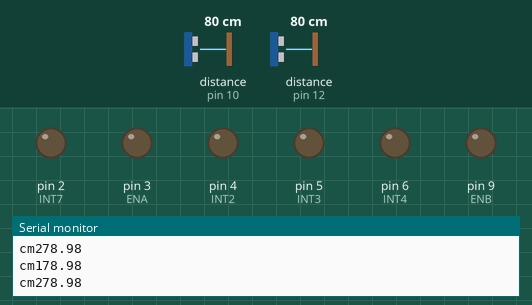
Simulated run of this sketch. Board: Arduino Uno, built with avr-gcc and run on an emulated ATmega328P. On the bench: output pins drawn as LEDs (lit = HIGH), the last lines printed to the serial monitor. Wiring (inferred from the names in the program): 2 × ultrasonic range finder: trigger pin 11, echo pin 10 / trigger pin 13, echo pin 12. Inputs (shaded band) come from the test bench; at power-on: distance to the obstacle (sensors on pin 12, pin 10) 80 cm. The echo pulse lasts 58.3 µs per cm; pins used as bus, display or sensor lines are not drawn.

Above: at 4.2 s.
4.3 s: distance to the obstacle (sensor on pin 12) set to 54 cm
5.8 s: distance to the obstacle (sensor on pin 12) set to 47 cm
7.3 s: distance to the obstacle (sensor on pin 10) set to 24 cm
At 8.3 s:
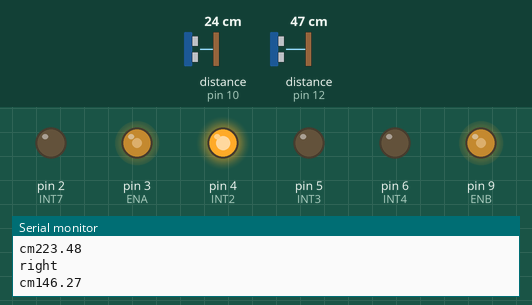
8.8 s: distance to the obstacle (sensor on pin 10) set to 29 cm
At 9.6 s:
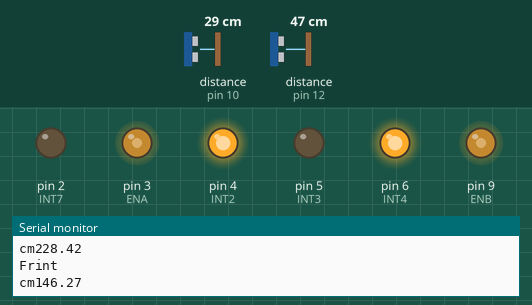
10.3 s: distance to the obstacle (sensor on pin 12) set to 27 cm
11.8 s: distance to the obstacle (sensor on pin 12) set to 24 cm
At 13.0 s:
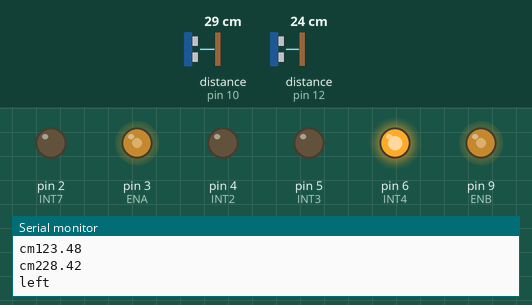
Timing chart, 0 to 14.3 s (numbered marks = the images above; inputs shaded):
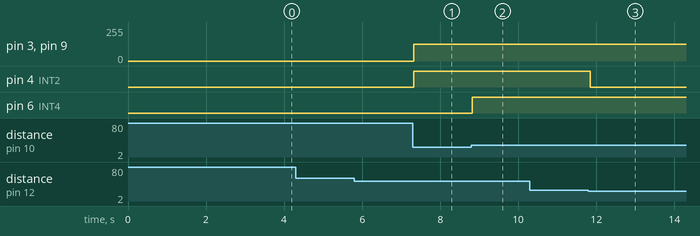

Measured:
- the behaviour switches between 25 and 26 cm on distance to the obstacle (sensor on pin 10) (found by bisection; images 1 and 2)
- the behaviour switches between 26 and 25 cm on distance to the obstacle (sensor on pin 12) (found by bisection; images 2 and 3)
- after the input at 7.3 s, pin 3 (ENA), pin 9 (ENB): 0/255 → 125/255 at once; pin 4 (INT2): LOW → HIGH at once
- after the input at 8.8 s, pin 6 (INT4): LOW → HIGH at once
- after the input at 11.8 s, pin 4 (INT2): HIGH → LOW after 0.05 s

The sketch:

Lab4.ino
```cpp
#include <Wire.h>
const int INT7 = 2;
const int INT2 = 4;
const int INT3 = 5;
const int INT4 = 6;
const int ENA  = 3;
const int ENB  = 9;
int PWM1 = 125;
int PWM2 = 125;

int trigPin1 = 13, trigPin2 = 11;
int echoPin1 = 12, echoPin2 = 10;
double du1, cm1;
double du2, cm2;
const float soundspeed = 0.034;

void setup() {
  Serial.begin(9600);
  pinMode(INT7, OUTPUT);
  pinMode(INT2, OUTPUT);
  pinMode(INT3, OUTPUT);
  pinMode(INT4, OUTPUT);
  pinMode(ENA, OUTPUT);
  pinMode(ENB, OUTPUT);

  pinMode (trigPin1, OUTPUT);
  pinMode (echoPin1, INPUT);

  pinMode (trigPin2, OUTPUT);
  pinMode (echoPin2, INPUT);
}

void loop() {
  digitalWrite(trigPin1, HIGH);
  delayMicroseconds(10);
  digitalWrite(trigPin1, LOW);
  du1 = pulseIn(echoPin1, HIGH);

  delay(20);

  digitalWrite(trigPin2, HIGH);
  delayMicroseconds(10);
  digitalWrite(trigPin2, LOW);
  du2 = pulseIn(echoPin2, HIGH);


  cm1 = (du1/2)*soundspeed;
  cm2 = (du2/2)*soundspeed;

  Serial.print("cm1");
  Serial.println(cm1);

  Serial.print("cm2");
  Serial.println(cm2);

  if( 15<cm1 && cm1<25 && 15<cm2 && cm2<25)
  {
    Serial.println("STOP");
    STOP();
  }
  else if(cm1<15 && cm2<15)
  {
    BACK();
    Serial.println("BACK");
  }
  else if( 25<cm1 && cm1<50 && 25<cm2 && cm2<50)
  {
    Front();
    Serial.println("Frint");
  }
  else if( 0<cm1 && cm1<25 && 15<cm2 && cm2<50)
  {
    left();
    Serial.println("left");
  }
  else if( 15<cm1 && cm1<50 && 0<cm2 && cm2<25)
  {
    right();
    Serial.println("right");
  }


}

void BACK(){
  M1Front();
  M2Front();
  }

void Front(){
  M1BACK();
  M2BACK();
  }
void right(){
  M1BACK();
  M2STOP();
  }

void left(){
  M1STOP();
  M2BACK();
  }

void STOP(){
  M1STOP();
  M2STOP();
  }
void BackLeft(){
  M1Front();
  M2STOP();
  }

void BackRight(){
  M1STOP();
  M2Front();
  }

void M1Front(){
  digitalWrite(INT7, HIGH);
  digitalWrite(INT2, LOW);
  analogWrite(ENA, PWM1);
  }

void M1BACK(){
  digitalWrite(INT7, LOW);
  digitalWrite(INT2, HIGH);
  analogWrite(ENA, PWM1);
  }

void M1STOP(){
  digitalWrite(INT7, LOW);
  digitalWrite(INT2, LOW);
  analogWrite(ENA, PWM1);
  }

void M2Front(){
  digitalWrite(INT3, HIGH);
  digitalWrite(INT4, LOW);
  analogWrite(ENB, PWM2);
  }


void M2BACK(){
  digitalWrite(INT3, LOW);
  digitalWrite(INT4, HIGH);
  analogWrite(ENB, PWM2);
  }

void M2STOP(){
  digitalWrite(INT3, LOW);
  digitalWrite(INT4, LOW);
  analogWrite(ENB, PWM2);
  }
```
